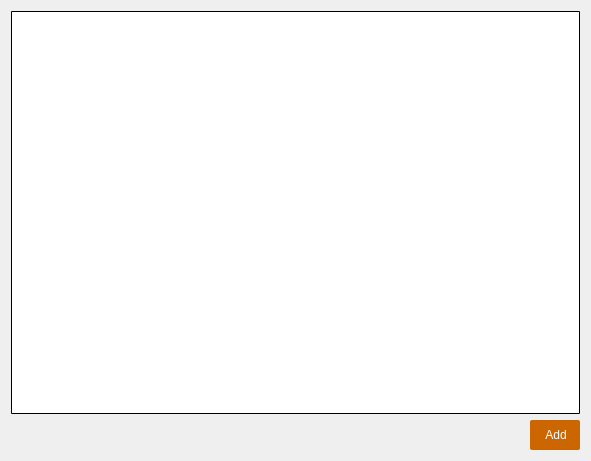
<?xml version="1.0" encoding="UTF-8"?>
<ui version="4.0">
 <class>fileBrowser</class>
 <widget class="QDialog" name="fileBrowser">
  <property name="geometry">
   <rect>
    <x>0</x>
    <y>0</y>
    <width>591</width>
    <height>461</height>
   </rect>
  </property>
  <property name="windowTitle">
   <string>Select Files</string>
  </property>
  <layout class="QGridLayout" name="gridLayout">
   <item row="2" column="1">
    <widget class="QPushButton" name="pushButtonFileBrowser">
     <property name="minimumSize">
      <size>
       <width>50</width>
       <height>30</height>
      </size>
     </property>
     <property name="styleSheet">
      <string notr="true">QPushButton{background-color: rgb(204, 102, 0); color: rgb(255, 255, 255); border-radius:2px; padding-left: 5px; padding-right: 3px;}
QPushButton:hover{background-color: rgb(244, 122, 0); color: rgb(255, 255, 255); padding-left: 5px; padding-right: 3px;}</string>
     </property>
     <property name="text">
      <string>Add</string>
     </property>
    </widget>
   </item>
   <item row="2" column="0">
    <spacer name="horizontalSpacer">
     <property name="orientation">
      <enum>Qt::Horizontal</enum>
     </property>
     <property name="sizeHint" stdset="0">
      <size>
       <width>40</width>
       <height>20</height>
      </size>
     </property>
    </spacer>
   </item>
   <item row="0" column="0" colspan="2">
    <widget class="QColumnView" name="columnView">
     <property name="styleSheet">
      <string notr="true">QColumnView::item{ selection-background-color: rgb(0, 153, 200)}
QColumnView:hover{color: rgb(255, 255, 255)}
QColumnView{border-radius:1px;border-width:1px; border-color:rgb(0, 0, 0); border-style:solid}</string>
     </property>
    </widget>
   </item>
  </layout>
 </widget>
 <resources/>
 <connections/>
</ui>
